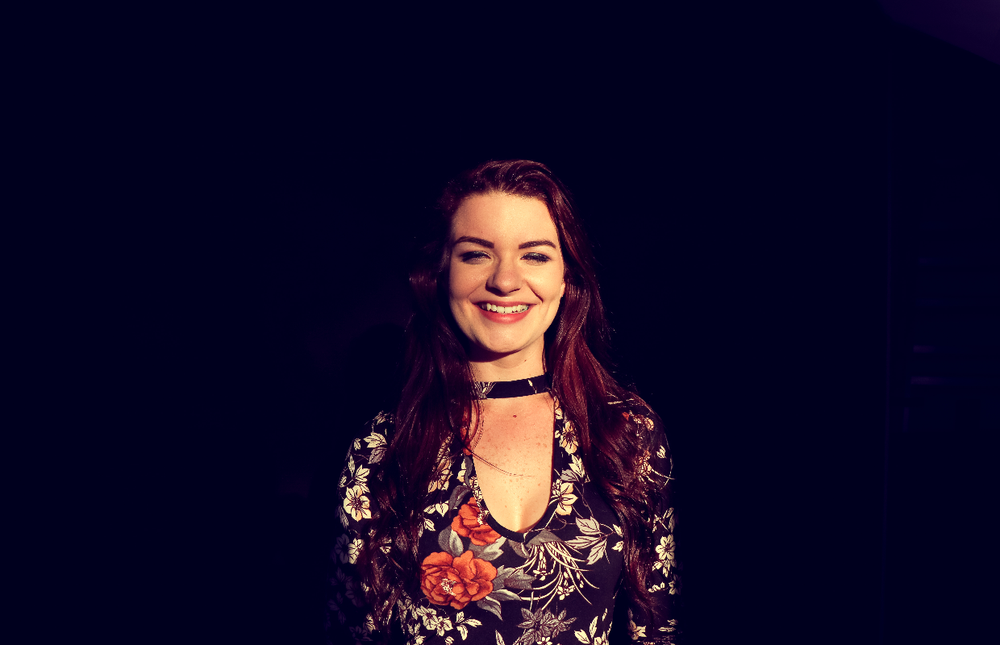
#> input picture person_detection/images/001.png, 1000 x 645 px, shrunk from 1240 x 800 before the run, found by its file name
$ jupyter execute --allow-errors detector.ipynb
#> lines starting #> are read from the running program, lines starting #| are printed output that depends on the picture
[cell 1]
import cv2
import numpy as np
import matplotlib.pyplot as plt
import os
import shutil

[cell 2]
# 画像から人物のマスクを生成する関数
def detect(image):

    # グレースケールに変換
    image_gray = cv2.cvtColor(image, cv2.COLOR_BGR2GRAY)

    # 閾値127で2値化
    _, image_binary = cv2.threshold(image_gray, 127, 255, cv2.THRESH_BINARY)

    # モルフォロジー処理
    kernel = np.ones((5,5),np.uint8)
    image_mask = cv2.morphologyEx(image_binary, cv2.MORPH_OPEN, kernel, iterations=3)
    image_mask = cv2.morphologyEx(image_binary, cv2.MORPH_CLOSE, kernel, iterations=3)

    return image_mask

[cell 3]
# IoU(Intersection over Union)の算出
def IOU(mask, detection):

    # IoUの計算
    intersection = np.logical_and(mask, detection)
    union = np.logical_or(mask, detection)
    iou = np.sum(intersection) / np.sum(union)

    return iou

[cell 4]
# 対象のフォルダ
target_folder = "samples/sample_10/"

# サンプル数
size = 100

# フォルダの作成
detection_folder = target_folder + "detection/"
if os.path.exists(detection_folder):
    shutil.rmtree(detection_folder)

os.makedirs(detection_folder)

#> (a cell that did not finish here is left out)

[cell 6]
# 検出結果の確認
sample_file = "001.png"

image = cv2.imread(f"{target_folder}images/{sample_file}")
#> image is the input picture: shape (645, 1000, 3); mean B, G, R 37.5, 11.4, 19.6
image_rgb = cv2.cvtColor(image, cv2.COLOR_BGR2RGB)

mask = cv2.imread(f"{target_folder}masks/{sample_file}")
mask_gray = cv2.cvtColor(mask, cv2.COLOR_BGR2GRAY)
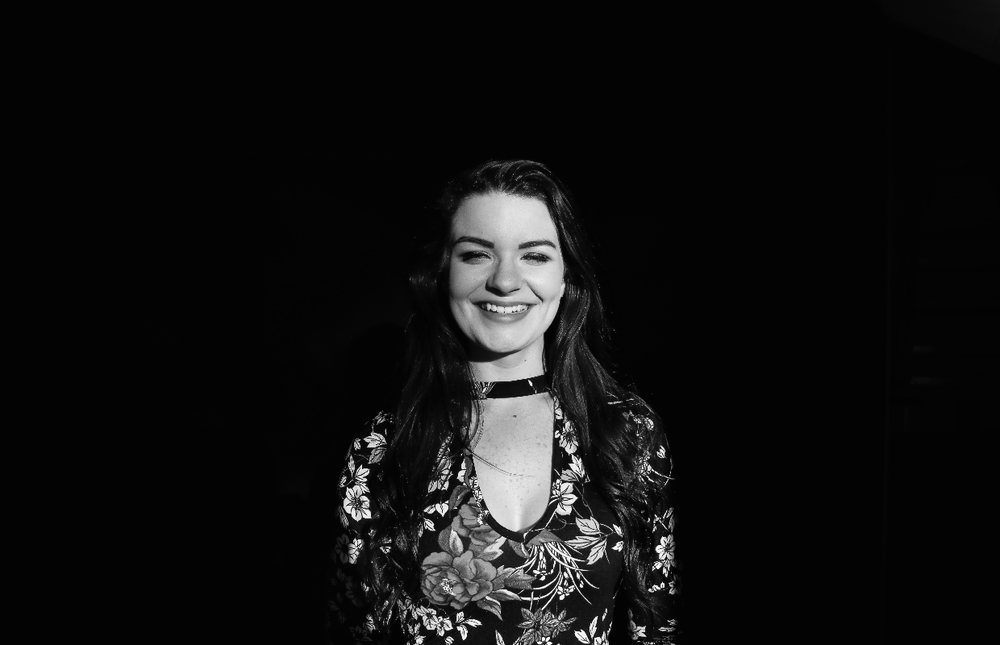
#> mask_gray: shape (645, 1000); min 1, max 252, mean 16.5

detection = cv2.imread(f"{target_folder}detection/{sample_file}")
detection_gray = cv2.cvtColor(detection, cv2.COLOR_BGR2GRAY)

iou = IOU(mask_gray, detection_gray)
#> in IOU, `intersection = np.logical_and(mask, detection)`: intersection: shape (645, 1000) bool; every value is 1
#> in IOU, `iou = np.sum(intersection) / np.sum(union)`: iou = 1
#> iou = 1
print(f"IOU: {np.round(iou, 3)}")
#| IOU: 1.0

# 結果を表示
fig, axes = plt.subplots(1, 3, tight_layout=True, figsize=(10, 10))
axes[0].imshow(image_rgb)
axes[1].imshow(mask_gray, cmap="gray")
axes[2].imshow(detection_gray, cmap="gray")
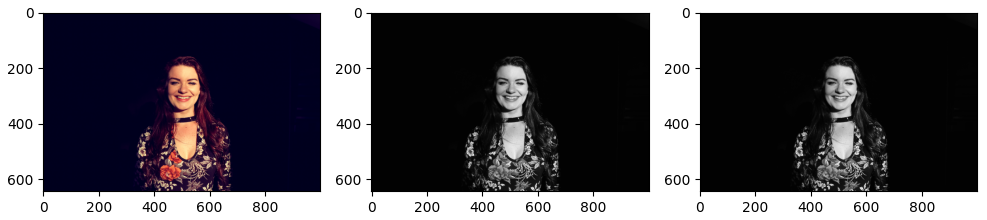
#> figure drawn by matplotlib, 3 panels
